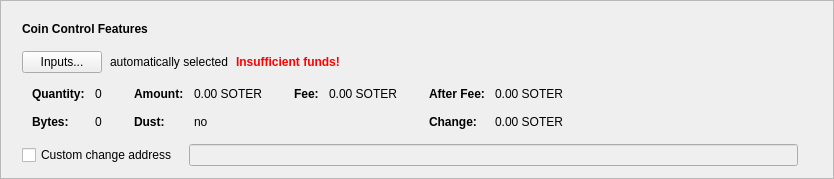
    <widget class="QFrame" name="frameCoinControl">
     <property name="sizePolicy">
      <sizepolicy hsizetype="Expanding" vsizetype="Fixed">
       <horstretch>0</horstretch>
       <verstretch>0</verstretch>
      </sizepolicy>
     </property>
     <property name="frameShape">
      <enum>QFrame::StyledPanel</enum>
     </property>
     <property name="frameShadow">
      <enum>QFrame::Sunken</enum>
     </property>
     <layout class="QVBoxLayout" name="verticalLayout_2">
      <item>
       <layout class="QVBoxLayout" name="verticalLayoutCoinControl" stretch="0,0,0,0,0">
        <property name="spacing">
         <number>0</number>
        </property>
        <property name="sizeConstraint">
         <enum>QLayout::SetDefaultConstraint</enum>
        </property>
        <property name="leftMargin">
         <number>10</number>
        </property>
        <property name="topMargin">
         <number>10</number>
        </property>
        <item>
         <layout class="QHBoxLayout" name="horizontalLayoutCoinControl1">
          <property name="bottomMargin">
           <number>15</number>
          </property>
          <item>
           <widget class="QLabel" name="labelCoinControlFeatures">
            <property name="sizePolicy">
             <sizepolicy hsizetype="Preferred" vsizetype="Maximum">
              <horstretch>0</horstretch>
              <verstretch>0</verstretch>
             </sizepolicy>
            </property>
            <property name="font">
             <font>
              <weight>75</weight>
              <bold>true</bold>
             </font>
            </property>
            <property name="styleSheet">
             <string notr="true">font-weight:bold;</string>
            </property>
            <property name="text">
             <string>Coin Control Features</string>
            </property>
           </widget>
          </item>
         </layout>
        </item>
        <item>
         <layout class="QHBoxLayout" name="horizontalLayoutCoinControl2" stretch="0,0,0,0">
          <property name="spacing">
           <number>8</number>
          </property>
          <property name="bottomMargin">
           <number>10</number>
          </property>
          <item>
           <widget class="QPushButton" name="pushButtonCoinControl">
            <property name="styleSheet">
             <string notr="true"/>
            </property>
            <property name="text">
             <string>Inputs...</string>
            </property>
            <property name="autoDefault">
             <bool>false</bool>
            </property>
           </widget>
          </item>
          <item>
           <widget class="QLabel" name="labelCoinControlAutomaticallySelected">
            <property name="text">
             <string>automatically selected</string>
            </property>
            <property name="margin">
             <number>5</number>
            </property>
           </widget>
          </item>
          <item>
           <widget class="QLabel" name="labelCoinControlInsuffFunds">
            <property name="font">
             <font>
              <weight>75</weight>
              <bold>true</bold>
             </font>
            </property>
            <property name="styleSheet">
             <string notr="true">color:red;font-weight:bold;</string>
            </property>
            <property name="text">
             <string>Insufficient funds!</string>
            </property>
            <property name="margin">
             <number>5</number>
            </property>
           </widget>
          </item>
          <item>
           <spacer name="horizontalSpacerCoinControl">
            <property name="orientation">
             <enum>Qt::Horizontal</enum>
            </property>
            <property name="sizeHint" stdset="0">
             <size>
              <width>40</width>
              <height>1</height>
             </size>
            </property>
           </spacer>
          </item>
         </layout>
        </item>
        <item>
         <widget class="QWidget" name="widgetCoinControl" native="true">
          <property name="sizePolicy">
           <sizepolicy hsizetype="Preferred" vsizetype="Preferred">
            <horstretch>0</horstretch>
            <verstretch>0</verstretch>
           </sizepolicy>
          </property>
          <property name="minimumSize">
           <size>
            <width>0</width>
            <height>0</height>
           </size>
          </property>
          <property name="styleSheet">
           <string notr="true"/>
          </property>
          <layout class="QHBoxLayout" name="horizontalLayoutCoinControl5">
           <property name="leftMargin">
            <number>0</number>
           </property>
           <property name="topMargin">
            <number>0</number>
           </property>
           <property name="rightMargin">
            <number>0</number>
           </property>
           <property name="bottomMargin">
            <number>0</number>
           </property>
           <item>
            <layout class="QHBoxLayout" name="horizontalLayoutCoinControl3" stretch="0,0,0,1">
             <property name="spacing">
              <number>20</number>
             </property>
             <property name="topMargin">
              <number>0</number>
             </property>
             <property name="bottomMargin">
              <number>10</number>
             </property>
             <item>
              <layout class="QFormLayout" name="formLayoutCoinControl1">
               <property name="horizontalSpacing">
                <number>10</number>
               </property>
               <property name="verticalSpacing">
                <number>14</number>
               </property>
               <property name="leftMargin">
                <number>10</number>
               </property>
               <property name="topMargin">
                <number>4</number>
               </property>
               <property name="rightMargin">
                <number>6</number>
               </property>
               <item row="0" column="0">
                <widget class="QLabel" name="labelCoinControlQuantityText">
                 <property name="font">
                  <font>
                   <weight>75</weight>
                   <bold>true</bold>
                  </font>
                 </property>
                 <property name="text">
                  <string>Quantity:</string>
                 </property>
                 <property name="margin">
                  <number>0</number>
                 </property>
                </widget>
               </item>
               <item row="0" column="1">
                <widget class="QLabel" name="labelCoinControlQuantity">
                 <property name="cursor">
                  <cursorShape>IBeamCursor</cursorShape>
                 </property>
                 <property name="contextMenuPolicy">
                  <enum>Qt::ActionsContextMenu</enum>
                 </property>
                 <property name="text">
                  <string notr="true">0</string>
                 </property>
                 <property name="margin">
                  <number>0</number>
                 </property>
                 <property name="textInteractionFlags">
                  <set>Qt::LinksAccessibleByMouse|Qt::TextSelectableByKeyboard|Qt::TextSelectableByMouse</set>
                 </property>
                </widget>
               </item>
               <item row="1" column="0">
                <widget class="QLabel" name="labelCoinControlBytesText">
                 <property name="font">
                  <font>
                   <weight>75</weight>
                   <bold>true</bold>
                  </font>
                 </property>
                 <property name="text">
                  <string>Bytes:</string>
                 </property>
                </widget>
               </item>
               <item row="1" column="1">
                <widget class="QLabel" name="labelCoinControlBytes">
                 <property name="cursor">
                  <cursorShape>IBeamCursor</cursorShape>
                 </property>
                 <property name="contextMenuPolicy">
                  <enum>Qt::ActionsContextMenu</enum>
                 </property>
                 <property name="text">
                  <string notr="true">0</string>
                 </property>
                 <property name="textInteractionFlags">
                  <set>Qt::LinksAccessibleByMouse|Qt::TextSelectableByKeyboard|Qt::TextSelectableByMouse</set>
                 </property>
                </widget>
               </item>
              </layout>
             </item>
             <item>
              <layout class="QFormLayout" name="formLayoutCoinControl2">
               <property name="horizontalSpacing">
                <number>10</number>
               </property>
               <property name="verticalSpacing">
                <number>14</number>
               </property>
               <property name="leftMargin">
                <number>6</number>
               </property>
               <property name="topMargin">
                <number>4</number>
               </property>
               <property name="rightMargin">
                <number>6</number>
               </property>
               <item row="0" column="0">
                <widget class="QLabel" name="labelCoinControlAmountText">
                 <property name="font">
                  <font>
                   <weight>75</weight>
                   <bold>true</bold>
                  </font>
                 </property>
                 <property name="text">
                  <string>Amount:</string>
                 </property>
                 <property name="margin">
                  <number>0</number>
                 </property>
                </widget>
               </item>
               <item row="0" column="1">
                <widget class="QLabel" name="labelCoinControlAmount">
                 <property name="cursor">
                  <cursorShape>IBeamCursor</cursorShape>
                 </property>
                 <property name="contextMenuPolicy">
                  <enum>Qt::ActionsContextMenu</enum>
                 </property>
                 <property name="text">
                  <string notr="true">0.00 SOTER</string>
                 </property>
                 <property name="textInteractionFlags">
                  <set>Qt::LinksAccessibleByMouse|Qt::TextSelectableByKeyboard|Qt::TextSelectableByMouse</set>
                 </property>
                </widget>
               </item>
               <item row="1" column="0">
                <widget class="QLabel" name="labelCoinControlLowOutputText">
                 <property name="font">
                  <font>
                   <weight>75</weight>
                   <bold>true</bold>
                  </font>
                 </property>
                 <property name="text">
                  <string>Dust:</string>
                 </property>
                </widget>
               </item>
               <item row="1" column="1">
                <widget class="QLabel" name="labelCoinControlLowOutput">
                 <property name="cursor">
                  <cursorShape>IBeamCursor</cursorShape>
                 </property>
                 <property name="contextMenuPolicy">
                  <enum>Qt::ActionsContextMenu</enum>
                 </property>
                 <property name="text">
                  <string notr="true">no</string>
                 </property>
                 <property name="textInteractionFlags">
                  <set>Qt::LinksAccessibleByMouse|Qt::TextSelectableByKeyboard|Qt::TextSelectableByMouse</set>
                 </property>
                </widget>
               </item>
              </layout>
             </item>
             <item>
              <layout class="QFormLayout" name="formLayoutCoinControl3">
               <property name="horizontalSpacing">
                <number>10</number>
               </property>
               <property name="verticalSpacing">
                <number>14</number>
               </property>
               <property name="leftMargin">
                <number>6</number>
               </property>
               <property name="topMargin">
                <number>4</number>
               </property>
               <property name="rightMargin">
                <number>6</number>
               </property>
               <item row="0" column="0">
                <widget class="QLabel" name="labelCoinControlFeeText">
                 <property name="font">
                  <font>
                   <weight>75</weight>
                   <bold>true</bold>
                  </font>
                 </property>
                 <property name="text">
                  <string>Fee:</string>
                 </property>
                 <property name="margin">
                  <number>0</number>
                 </property>
                </widget>
               </item>
               <item row="0" column="1">
                <widget class="QLabel" name="labelCoinControlFee">
                 <property name="cursor">
                  <cursorShape>IBeamCursor</cursorShape>
                 </property>
                 <property name="contextMenuPolicy">
                  <enum>Qt::ActionsContextMenu</enum>
                 </property>
                 <property name="text">
                  <string notr="true">0.00 SOTER</string>
                 </property>
                 <property name="textInteractionFlags">
                  <set>Qt::LinksAccessibleByMouse|Qt::TextSelectableByKeyboard|Qt::TextSelectableByMouse</set>
                 </property>
                </widget>
               </item>
              </layout>
             </item>
             <item>
              <layout class="QFormLayout" name="formLayoutCoinControl4">
               <property name="horizontalSpacing">
                <number>10</number>
               </property>
               <property name="verticalSpacing">
                <number>14</number>
               </property>
               <property name="leftMargin">
                <number>6</number>
               </property>
               <property name="topMargin">
                <number>4</number>
               </property>
               <property name="rightMargin">
                <number>6</number>
               </property>
               <item row="0" column="0">
                <widget class="QLabel" name="labelCoinControlAfterFeeText">
                 <property name="font">
                  <font>
                   <weight>75</weight>
                   <bold>true</bold>
                  </font>
                 </property>
                 <property name="text">
                  <string>After Fee:</string>
                 </property>
                 <property name="margin">
                  <number>0</number>
                 </property>
                </widget>
               </item>
               <item row="0" column="1">
                <widget class="QLabel" name="labelCoinControlAfterFee">
                 <property name="cursor">
                  <cursorShape>IBeamCursor</cursorShape>
                 </property>
                 <property name="contextMenuPolicy">
                  <enum>Qt::ActionsContextMenu</enum>
                 </property>
                 <property name="text">
                  <string notr="true">0.00 SOTER</string>
                 </property>
                 <property name="textInteractionFlags">
                  <set>Qt::LinksAccessibleByMouse|Qt::TextSelectableByKeyboard|Qt::TextSelectableByMouse</set>
                 </property>
                </widget>
               </item>
               <item row="1" column="0">
                <widget class="QLabel" name="labelCoinControlChangeText">
                 <property name="font">
                  <font>
                   <weight>75</weight>
                   <bold>true</bold>
                  </font>
                 </property>
                 <property name="text">
                  <string>Change:</string>
                 </property>
                </widget>
               </item>
               <item row="1" column="1">
                <widget class="QLabel" name="labelCoinControlChange">
                 <property name="cursor">
                  <cursorShape>IBeamCursor</cursorShape>
                 </property>
                 <property name="contextMenuPolicy">
                  <enum>Qt::ActionsContextMenu</enum>
                 </property>
                 <property name="text">
                  <string notr="true">0.00 SOTER</string>
                 </property>
                 <property name="textInteractionFlags">
                  <set>Qt::LinksAccessibleByMouse|Qt::TextSelectableByKeyboard|Qt::TextSelectableByMouse</set>
                 </property>
                </widget>
               </item>
              </layout>
             </item>
            </layout>
           </item>
          </layout>
         </widget>
        </item>
        <item>
         <layout class="QHBoxLayout" name="horizontalLayoutCoinControl4" stretch="0,0,0">
          <property name="spacing">
           <number>12</number>
          </property>
          <property name="sizeConstraint">
           <enum>QLayout::SetDefaultConstraint</enum>
          </property>
          <property name="topMargin">
           <number>5</number>
          </property>
          <property name="rightMargin">
           <number>5</number>
          </property>
          <item>
           <widget class="QCheckBox" name="checkBoxCoinControlChange">
            <property name="toolTip">
             <string>If this is activated, but the change address is empty or invalid, change will be sent to a newly generated address.</string>
            </property>
            <property name="text">
             <string>Custom change address</string>
            </property>
           </widget>
          </item>
          <item>
           <widget class="QValidatedLineEdit" name="lineEditCoinControlChange">
            <property name="enabled">
             <bool>false</bool>
            </property>
            <property name="sizePolicy">
             <sizepolicy hsizetype="Expanding" vsizetype="Fixed">
              <horstretch>0</horstretch>
              <verstretch>0</verstretch>
             </sizepolicy>
            </property>
           </widget>
          </item>
          <item>
           <widget class="QLabel" name="labelCoinControlChangeLabel">
            <property name="sizePolicy">
             <sizepolicy hsizetype="Preferred" vsizetype="Expanding">
              <horstretch>0</horstretch>
              <verstretch>0</verstretch>
             </sizepolicy>
            </property>
            <property name="minimumSize">
             <size>
              <width>0</width>
              <height>0</height>
             </size>
            </property>
            <property name="text">
             <string/>
            </property>
            <property name="margin">
             <number>3</number>
            </property>
           </widget>
          </item>
         </layout>
        </item>
        <item>
         <spacer name="verticalSpacerCoinControl">
          <property name="orientation">
           <enum>Qt::Vertical</enum>
          </property>
          <property name="sizeType">
           <enum>QSizePolicy::Expanding</enum>
          </property>
          <property name="sizeHint" stdset="0">
           <size>
            <width>800</width>
            <height>1</height>
           </size>
          </property>
         </spacer>
        </item>
       </layout>
      </item>
     </layout>
    </widget>
